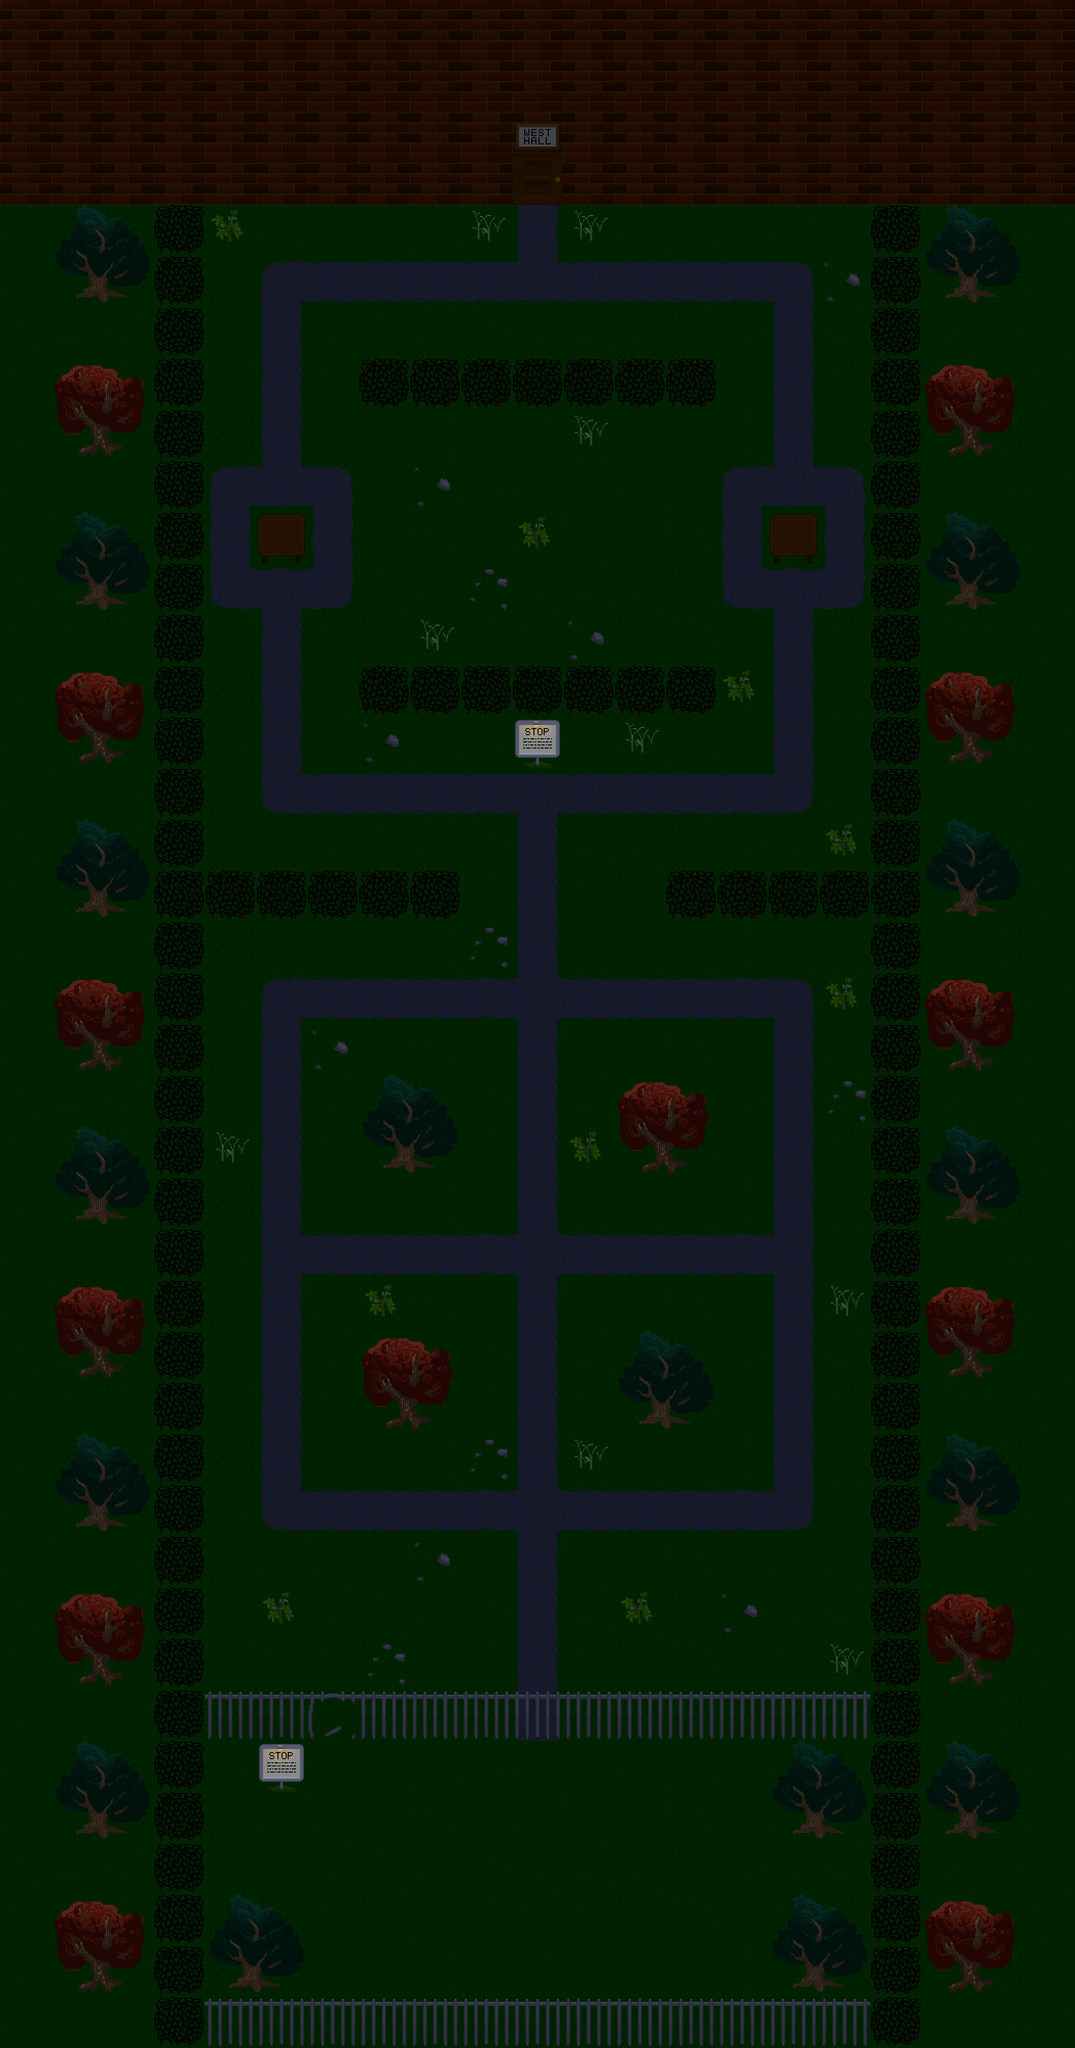

Tiled map render using the project's own tile images. Description and the map definition, with tile-layer contents summarised, below:
An orthogonal 21x40 tile map with 100x100 px tiles, 4 tile layers (Background, Walls, Tables, Details) and 14 objects (4x guard_start, 2x checkpoint, player_start, load_level).

<map version="1.0" tiledversion="1.0.3" orientation="orthogonal" renderorder="right-down" width="21" height="40" tilewidth="100" tileheight="100" nextobjectid="15">
 <properties>
  <property name="tileset" value="level" />
 </properties>
 <tileset firstgid="1" name="Outside" tilewidth="100" tileheight="100" tilecount="32" columns="8">
  <image source="Tiles_Outside.png" width="800" height="400" />
  <tile id="3">
   <objectgroup draworder="index">
    <object id="4" x="12" y="13" width="73" height="72" visible="0" />
    <object id="5" x="8" y="6.18182" width="84.1818" height="87.8182" />
   </objectgroup>
  </tile>
  <tile id="11">
   <objectgroup draworder="index">
    <object id="3" x="4" y="68.1818" width="91.6364" height="32" />
   </objectgroup>
  </tile>
  <tile id="27">
   <objectgroup draworder="index">
    <object id="1" x="0.181818" y="0.181818" width="99.8182" height="100" />
   </objectgroup>
  </tile>
  <tile id="28">
   <objectgroup draworder="index">
    <object id="1" x="-0.181818" y="0.181818" width="100.364" height="99.8182" />
   </objectgroup>
  </tile>
  <tile id="29">
   <objectgroup draworder="index">
    <object id="1" x="-0.181818" y="0.181818" width="99.8182" height="100.545" />
   </objectgroup>
  </tile>
 </tileset>
 <layer name="Background" width="21" height="40">
  <properties>
   <property name="nocollide" value="true" />
   <property name="tileset" value="Outside" />
  </properties>
  <data>[840 cells, 840 non-empty, 12 distinct tile ids]</data>
 </layer>
 <layer name="Walls" width="21" height="40">
  <properties>
   <property name="tileset" value="Outside" />
  </properties>
  <data>[840 cells, 318 non-empty, 14 distinct tile ids]</data>
 </layer>
 <layer name="Tables" width="21" height="40">
  <properties>
   <property name="istable" value="true" />
   <property name="tileset" value="Outside" />
  </properties>
  <data>[840 cells, 3 non-empty, 2 distinct tile ids]</data>
 </layer>
 <layer name="Details" width="21" height="40">
  <properties>
   <property name="nocollide" value="true" />
   <property name="tileset" value="Outside" />
  </properties>
  <data>[840 cells, 42 non-empty, 8 distinct tile ids]</data>
 </layer>
 <objectgroup name="player_start">
  <object id="2" name="start" type="player_start" x="1008" y="3606.67" width="89.3333" height="90.6667" />
 </objectgroup>
 <objectgroup name="Guards">
  <object id="4" name="Guard" type="guard_start" x="1251" y="2399.33" width="100" height="100">
   <properties>
    <property name="turntime" value="2.5" />
    <property name="turntype" value="lr" />
   </properties>
  </object>
  <object id="5" name="Guard" type="guard_start" x="749.167" y="2399.25" width="100" height="100">
   <properties>
    <property name="turntime" value="2.5" />
    <property name="turntype" value="lr" />
   </properties>
  </object>
  <object id="7" name="Guard" type="guard_start" x="699.167" y="1000.5" width="100" height="100">
   <properties>
    <property name="turntime" value="0.7" />
    <property name="turntype" value="" />
   </properties>
  </object>
  <object id="8" name="Guard" type="guard_start" x="1299.42" y="998.667" width="100" height="100">
   <properties>
    <property name="turntime" value="0.7" />
    <property name="turntype" value="" />
   </properties>
  </object>
 </objectgroup>
 <objectgroup name="Checkpoints">
  <object id="9" name="checkpoint" type="checkpoint" x="500" y="3500" width="100" height="100">
   <properties>
    <property name="description" value="DO NOT CRAWL UNDER THE FENCE  (Using Ctrl)" />
   </properties>
  </object>
  <object id="10" name="checkpoint" type="checkpoint" x="1000" y="1500" width="100" height="100">
   <properties>
    <property name="description" value="DO NOT CRAWL UNDER TABLES (To avoid guards)" />
   </properties>
  </object>
 </objectgroup>
 <objectgroup name="LoadLevel">
  <object id="11" name="loadlevel" type="load_level" x="1000" y="400" width="100" height="100" />
 </objectgroup>
</map>